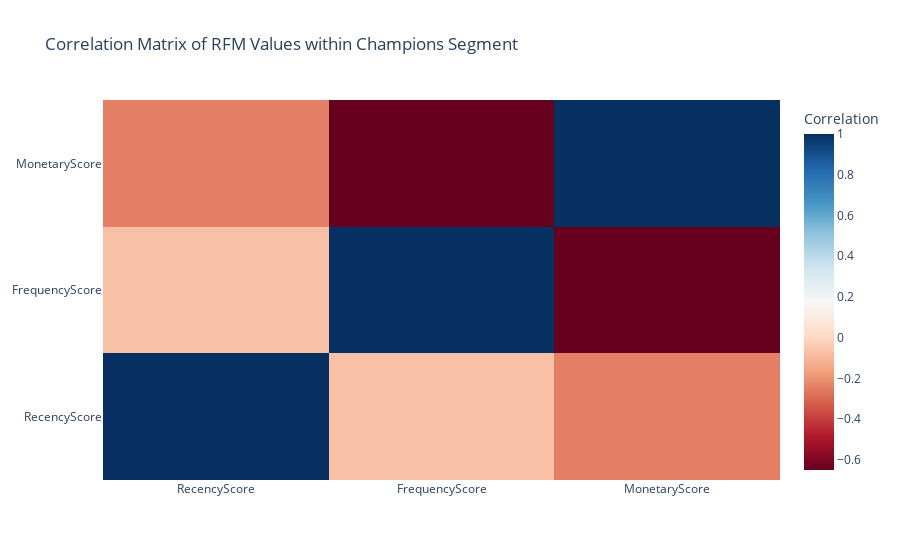

Here is the notebook cell this chart was saved with:
### Markdown cell above
Now let’s analyze the correlation of the recency, frequency, and monetary scores within the champions segment:

### Code cell
correlation_matrix = champions_segment[['RecencyScore', 'FrequencyScore', 'MonetaryScore']].corr()

# Visualize the correlation matrix using a heatmap
fig_heatmap = go.Figure(data=go.Heatmap(
                   z=correlation_matrix.values,
                   x=correlation_matrix.columns,
                   y=correlation_matrix.columns,
                   colorscale='RdBu',
                   colorbar=dict(title='Correlation')))

fig_heatmap.update_layout(title='Correlation Matrix of RFM Values within Champions Segment')

fig_heatmap.show()

### Figure 1 — Plotly figure (JSON) as saved in the notebook; plotly's stock layout.template omitted (floating-point values rounded to 4 significant figures)
{"data": [{"colorbar": {"title": {"text": "Correlation"}}, "colorscale": [[0, "rgb(103,0,31)"], [0.1, "rgb(178,24,43)"], [0.2, "rgb(214,96,77)"], [0.3, "rgb(244,165,130)"], [0.4, "rgb(253,219,199)"], [0.5, "rgb(247,247,247)"], [0.6, "rgb(209,229,240)"], [0.7, "rgb(146,197,222)"], [0.8, "rgb(67,147,195)"], [0.9, "rgb(33,102,172)"], [1, "rgb(5,48,97)"]], "type": "heatmap", "x": ["RecencyScore", "FrequencyScore", "MonetaryScore"], "y": ["RecencyScore", "FrequencyScore", "MonetaryScore"], "z": [[1, -0.07311, -0.2442], [-0.07311, 1, -0.6496], [-0.2442, -0.6496, 1]]}], "layout": {"title": {"text": "Correlation Matrix of RFM Values within Champions Segment"}}}
